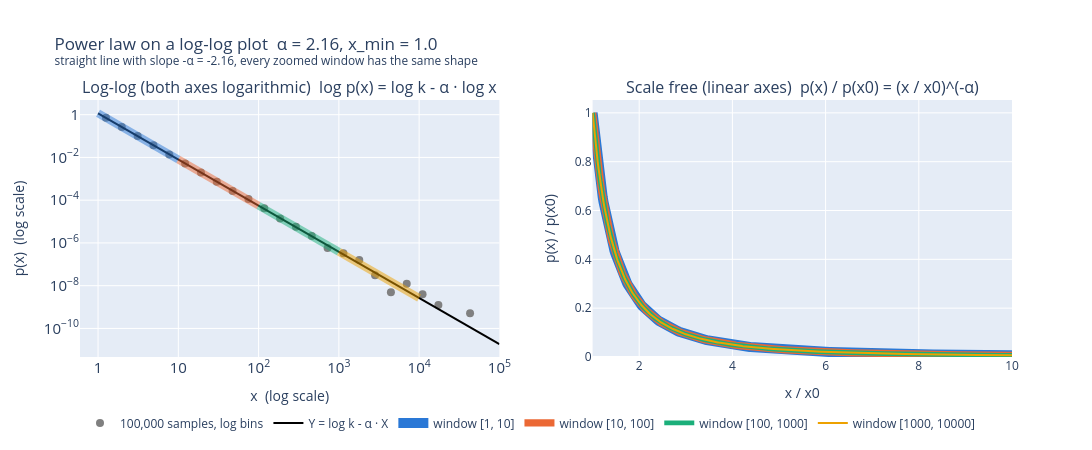

The cell this chart's notebook holds for it:
### Code cell
alpha, x_min = 2.16, 1.0
plot_log_log(
    alpha,
    x_min,
    log_pdf=lambda X: log_p_x(alpha, k, X),
    samples=sample_power_law(alpha, x_min, 100_000),
)

### Figure 1 — Plotly figure (JSON) as saved in the notebook; plotly's stock layout.template omitted (floating-point values rounded to 4 significant figures; data arrays with more than 128 entries replaced by an {"elided": "..."} marker saying what was removed)
{"data": [{"marker": {"color": "gray", "size": 8}, "mode": "markers", "name": "100,000 samples, log bins", "type": "scatter", "x": [1.255, 1.976, 3.112, 4.9, 7.717, 12.15, 19.14, 30.14, 47.46, 74.73, 117.7, 185.3, 291.8, 459.6, 723.7, 1140.0, 1795.0, 2826.0, 4450.0, 7008.0, 11040.0, 17380.0, 43100.0], "xaxis": "x", "y": [0.7104, 0.2681, 0.1018, 0.03754, 0.01373, 0.005214, 0.001958, 0.0007252, 0.0002701, 0.0001134, 4.212e-05, 1.402e-05, 5.761e-06, 2.09e-06, 5.732e-07, 3.257e-07, 1.582e-07, 3.09e-08, 4.906e-09, 1.246e-08, 3.957e-09, 1.256e-09, 5.066e-10], "yaxis": "y"}, {"line": {"color": "black", "width": 2}, "mode": "lines", "name": "Y = log k - α · X", "type": "scatter", "x": {"elided": "500 float values"}, "xaxis": "x", "y": {"elided": "500 float values"}, "yaxis": "y"}, {"legendgroup": "1.0", "line": {"color": "#2a78d6", "width": 8}, "mode": "lines", "opacity": 0.5, "showlegend": false, "type": "scatter", "x": [1.0, 1.048, 1.099, 1.151, 1.207, 1.265, 1.326, 1.389, 1.456, 1.526, 1.6, 1.677, 1.758, 1.842, 1.931, 2.024, 2.121, 2.223, 2.33, 2.442, 2.56, 2.683, 2.812, 2.947, 3.089, 3.237, 3.393, 3.556, 3.728, 3.907, 4.095, 4.292, 4.498, 4.715, 4.942, 5.179, 5.429, 5.69, 5.964, 6.251, 6.551, 6.866, 7.197, 7.543, 7.906, 8.286, 8.685, 9.103, 9.541, 10.0], "xaxis": "x", "y": [1.16, 1.048, 0.9469, 0.8555, 0.7729, 0.6983, 0.6309, 0.57, 0.515, 0.4653, 0.4204, 0.3798, 0.3431, 0.31, 0.2801, 0.2531, 0.2286, 0.2066, 0.1866, 0.1686, 0.1523, 0.1376, 0.1244, 0.1124, 0.1015, 0.09171, 0.08286, 0.07486, 0.06764, 0.06111, 0.05521, 0.04988, 0.04507, 0.04072, 0.03679, 0.03324, 0.03003, 0.02713, 0.02451, 0.02214, 0.02001, 0.01808, 0.01633, 0.01476, 0.01333, 0.01204, 0.01088, 0.009832, 0.008883, 0.008025], "yaxis": "y"}, {"legendgroup": "10.0", "line": {"color": "#eb6834", "width": 8}, "mode": "lines", "opacity": 0.5, "showlegend": false, "type": "scatter", "x": [10.0, 10.48, 10.99, 11.51, 12.07, 12.65, 13.26, 13.89, 14.56, 15.26, 16.0, 16.77, 17.58, 18.42, 19.31, 20.24, 21.21, 22.23, 23.3, 24.42, 25.6, 26.83, 28.12, 29.47, 30.89, 32.37, 33.93, 35.56, 37.28, 39.07, 40.95, 42.92, 44.98, 47.15, 49.42, 51.79, 54.29, 56.9, 59.64, 62.51, 65.51, 68.66, 71.97, 75.43, 79.06, 82.86, 86.85, 91.03, 95.41, 100.0], "xaxis": "x", "y": [0.008025, 0.007251, 0.006551, 0.005919, 0.005347, 0.004831, 0.004365, 0.003944, 0.003563, 0.003219, 0.002908, 0.002628, 0.002374, 0.002145, 0.001938, 0.001751, 0.001582, 0.001429, 0.001291, 0.001167, 0.001054, 0.0009522, 0.0008603, 0.0007773, 0.0007023, 0.0006345, 0.0005732, 0.0005179, 0.0004679, 0.0004228, 0.000382, 0.0003451, 0.0003118, 0.0002817, 0.0002545, 0.0002299, 0.0002077, 0.0001877, 0.0001696, 0.0001532, 0.0001384, 0.0001251, 0.000113, 0.0001021, 9.223e-05, 8.333e-05, 7.528e-05, 6.802e-05, 6.145e-05, 5.552e-05], "yaxis": "y"}, {"legendgroup": "100.0", "line": {"color": "#1baf7a", "width": 8}, "mode": "lines", "opacity": 0.5, "showlegend": false, "type": "scatter", "x": [100.0, 104.8, 109.9, 115.1, 120.7, 126.5, 132.6, 138.9, 145.6, 152.6, 160.0, 167.7, 175.8, 184.2, 193.1, 202.4, 212.1, 222.3, 233.0, 244.2, 256.0, 268.3, 281.2, 294.7, 308.9, 323.7, 339.3, 355.6, 372.8, 390.7, 409.5, 429.2, 449.8, 471.5, 494.2, 517.9, 542.9, 569.0, 596.4, 625.1, 655.1, 686.6, 719.7, 754.3, 790.6, 828.6, 868.5, 910.3, 954.1, 1000.0], "xaxis": "x", "y": [5.552e-05, 5.016e-05, 4.532e-05, 4.095e-05, 3.699e-05, 3.342e-05, 3.02e-05, 2.728e-05, 2.465e-05, 2.227e-05, 2.012e-05, 1.818e-05, 1.642e-05, 1.484e-05, 1.341e-05, 1.211e-05, 1.094e-05, 9.887e-06, 8.933e-06, 8.071e-06, 7.292e-06, 6.588e-06, 5.952e-06, 5.378e-06, 4.858e-06, 4.39e-06, 3.966e-06, 3.583e-06, 3.237e-06, 2.925e-06, 2.642e-06, 2.387e-06, 2.157e-06, 1.949e-06, 1.761e-06, 1.591e-06, 1.437e-06, 1.298e-06, 1.173e-06, 1.06e-06, 9.576e-07, 8.652e-07, 7.817e-07, 7.062e-07, 6.381e-07, 5.765e-07, 5.208e-07, 4.706e-07, 4.251e-07, 3.841e-07], "yaxis": "y"}, {"legendgroup": "1000.0", "line": {"color": "#eda100", "width": 8}, "mode": "lines", "opacity": 0.5, "showlegend": false, "type": "scatter", "x": [1000.0, 1048.0, 1099.0, 1151.0, 1207.0, 1265.0, 1326.0, 1389.0, 1456.0, 1526.0, 1600.0, 1677.0, 1758.0, 1842.0, 1931.0, 2024.0, 2121.0, 2223.0, 2330.0, 2442.0, 2560.0, 2683.0, 2812.0, 2947.0, 3089.0, 3237.0, 3393.0, 3556.0, 3728.0, 3907.0, 4095.0, 4292.0, 4498.0, 4715.0, 4942.0, 5179.0, 5429.0, 5690.0, 5964.0, 6251.0, 6551.0, 6866.0, 7197.0, 7543.0, 7906.0, 8286.0, 8685.0, 9103.0, 9541.0, 10000.0], "xaxis": "x", "y": [3.841e-07, 3.47e-07, 3.135e-07, 2.833e-07, 2.559e-07, 2.312e-07, 2.089e-07, 1.887e-07, 1.705e-07, 1.541e-07, 1.392e-07, 1.258e-07, 1.136e-07, 1.027e-07, 9.275e-08, 8.38e-08, 7.571e-08, 6.84e-08, 6.18e-08, 5.584e-08, 5.045e-08, 4.558e-08, 4.118e-08, 3.72e-08, 3.361e-08, 3.037e-08, 2.744e-08, 2.479e-08, 2.24e-08, 2.023e-08, 1.828e-08, 1.652e-08, 1.492e-08, 1.348e-08, 1.218e-08, 1.101e-08, 9.943e-09, 8.983e-09, 8.116e-09, 7.333e-09, 6.625e-09, 5.986e-09, 5.408e-09, 4.886e-09, 4.414e-09, 3.988e-09, 3.603e-09, 3.256e-09, 2.941e-09, 2.657e-09], "yaxis": "y"}, {"legendgroup": "1.0", "line": {"color": "#2a78d6", "width": 10}, "mode": "lines", "name": "window [1, 10]", "type": "scatter", "x": {"elided": "500 float values"}, "xaxis": "x2", "y": {"elided": "500 float values"}, "yaxis": "y2"}, {"legendgroup": "10.0", "line": {"color": "#eb6834", "width": 7.333}, "mode": "lines", "name": "window [10, 100]", "type": "scatter", "x": {"elided": "500 float values"}, "xaxis": "x2", "y": {"elided": "500 float values"}, "yaxis": "y2"}, {"legendgroup": "100.0", "line": {"color": "#1baf7a", "width": 4.667}, "mode": "lines", "name": "window [100, 1000]", "type": "scatter", "x": {"elided": "500 float values"}, "xaxis": "x2", "y": {"elided": "500 float values"}, "yaxis": "y2"}, {"legendgroup": "1000.0", "line": {"color": "#eda100", "width": 2}, "mode": "lines", "name": "window [1000, 10000]", "type": "scatter", "x": {"elided": "500 float values"}, "xaxis": "x2", "y": {"elided": "500 float values"}, "yaxis": "y2"}], "layout": {"annotations": [{"font": {"size": 16}, "showarrow": false, "text": "Log-log (both axes logarithmic)  log p(x) = log k - α · log x", "x": 0.225, "xanchor": "center", "xref": "paper", "y": 1, "yanchor": "bottom", "yref": "paper"}, {"font": {"size": 16}, "showarrow": false, "text": "Scale free (linear axes)  p(x) / p(x0) = (x / x0)^(-α)", "x": 0.775, "xanchor": "center", "xref": "paper", "y": 1, "yanchor": "bottom", "yref": "paper"}], "height": 450, "legend": {"orientation": "h", "y": -0.2}, "title": {"text": "Power law on a log-log plot  α = 2.16, x_min = 1.0<br><sup>straight line with slope -α = -2.16, every zoomed window has the same shape</sup>"}, "width": 1400, "xaxis": {"anchor": "y", "domain": [0, 0.45], "exponentformat": "power", "title": {"text": "x  (log scale)"}, "type": "log"}, "xaxis2": {"anchor": "y2", "domain": [0.55, 1], "range": [1, 10], "title": {"text": "x / x0"}}, "yaxis": {"anchor": "x", "domain": [0, 1], "exponentformat": "power", "title": {"text": "p(x)  (log scale)"}, "type": "log"}, "yaxis2": {"anchor": "x2", "domain": [0, 1], "rangemode": "tozero", "title": {"text": "p(x) / p(x0)"}}}}
